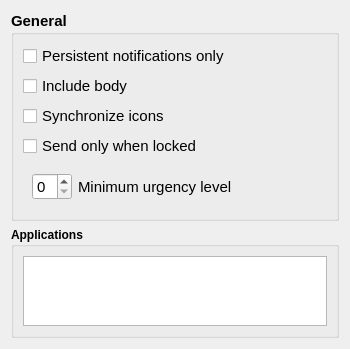
<?xml version="1.0" encoding="UTF-8"?>
<ui version="4.0">
 <class>SendNotificationsConfigUi</class>
 <widget class="QWidget" name="SendNotificationsConfigUi">
  <property name="windowModality">
   <enum>Qt::WindowModal</enum>
  </property>
  <property name="geometry">
   <rect>
    <x>0</x>
    <y>0</y>
    <width>350</width>
    <height>326</height>
   </rect>
  </property>
  <property name="sizePolicy">
   <sizepolicy hsizetype="MinimumExpanding" vsizetype="Preferred">
    <horstretch>0</horstretch>
    <verstretch>0</verstretch>
   </sizepolicy>
  </property>
  <property name="minimumSize">
   <size>
    <width>350</width>
    <height>0</height>
   </size>
  </property>
  <property name="windowTitle">
   <string>Pause music plugin</string>
  </property>
  <layout class="QVBoxLayout" name="verticalLayout">
   <item>
    <widget class="QGroupBox" name="groupBox_2">
     <property name="sizePolicy">
      <sizepolicy hsizetype="Preferred" vsizetype="Fixed">
       <horstretch>0</horstretch>
       <verstretch>0</verstretch>
      </sizepolicy>
     </property>
     <property name="font">
      <font>
       <pointsize>11</pointsize>
       <weight>75</weight>
       <bold>true</bold>
      </font>
     </property>
     <property name="title">
      <string>General</string>
     </property>
     <layout class="QVBoxLayout" name="verticalLayout_2">
      <item>
       <widget class="QCheckBox" name="check_persistent">
        <property name="font">
         <font>
          <weight>50</weight>
          <bold>false</bold>
          <kerning>true</kerning>
         </font>
        </property>
        <property name="toolTip">
         <string>Synchronize only notifications with a timeout value of 0?</string>
        </property>
        <property name="text">
         <string>Persistent notifications only</string>
        </property>
       </widget>
      </item>
      <item>
       <widget class="QCheckBox" name="check_body">
        <property name="font">
         <font>
          <weight>50</weight>
          <bold>false</bold>
         </font>
        </property>
        <property name="toolTip">
         <string>Append the notification body to the summary when synchronizing notifications?</string>
        </property>
        <property name="text">
         <string>Include body</string>
        </property>
       </widget>
      </item>
      <item>
       <widget class="QCheckBox" name="check_icons">
        <property name="font">
         <font>
          <weight>50</weight>
          <bold>false</bold>
         </font>
        </property>
        <property name="toolTip">
         <string>Synchronize icons of notifying applications if possible?</string>
        </property>
        <property name="text">
         <string>Synchronize icons</string>
        </property>
       </widget>
      </item>
      <item>
       <widget class="QCheckBox" name="check_locked">
        <property name="font">
         <font>
          <weight>50</weight>
          <bold>false</bold>
         </font>
        </property>
        <property name="toolTip">
         <string>Send notification only when the station is locked.\</string>
        </property>
        <property name="text">
         <string>Send only when locked</string>
        </property>
       </widget>
      </item>
      <item>
       <widget class="QWidget" name="horizontalWidget" native="true">
        <property name="sizePolicy">
         <sizepolicy hsizetype="Expanding" vsizetype="Expanding">
          <horstretch>0</horstretch>
          <verstretch>0</verstretch>
         </sizepolicy>
        </property>
        <layout class="QHBoxLayout" name="horizontalLayout">
         <item>
          <widget class="QSpinBox" name="spin_urgency">
           <property name="maximumSize">
            <size>
             <width>40</width>
             <height>32</height>
            </size>
           </property>
           <property name="font">
            <font>
             <weight>50</weight>
             <bold>false</bold>
            </font>
           </property>
           <property name="toolTip">
            <string>&lt;html&gt;&lt;head/&gt;&lt;body&gt;&lt;p&gt;Minimum urgency level of the notifications&lt;/p&gt;&lt;/body&gt;&lt;/html&gt;</string>
           </property>
           <property name="maximum">
            <number>2</number>
           </property>
          </widget>
         </item>
         <item>
          <widget class="QLabel" name="label">
           <property name="font">
            <font>
             <weight>50</weight>
             <bold>false</bold>
            </font>
           </property>
           <property name="toolTip">
            <string>Synchronize only notifications with the given urgency level.</string>
           </property>
           <property name="text">
            <string>Minimum urgency level</string>
           </property>
          </widget>
         </item>
        </layout>
       </widget>
      </item>
     </layout>
    </widget>
   </item>
   <item>
    <widget class="QGroupBox" name="groupBox">
     <property name="sizePolicy">
      <sizepolicy hsizetype="MinimumExpanding" vsizetype="Preferred">
       <horstretch>0</horstretch>
       <verstretch>0</verstretch>
      </sizepolicy>
     </property>
     <property name="font">
      <font>
       <weight>75</weight>
       <bold>true</bold>
      </font>
     </property>
     <property name="toolTip">
      <string/>
     </property>
     <property name="title">
      <string>Applications</string>
     </property>
     <layout class="QHBoxLayout" name="horizontalLayout_2">
      <item>
       <widget class="QTableView" name="appList">
        <property name="sizePolicy">
         <sizepolicy hsizetype="MinimumExpanding" vsizetype="Preferred">
          <horstretch>0</horstretch>
          <verstretch>0</verstretch>
         </sizepolicy>
        </property>
        <property name="font">
         <font>
          <weight>50</weight>
          <bold>false</bold>
         </font>
        </property>
        <property name="alternatingRowColors">
         <bool>true</bool>
        </property>
        <property name="showGrid">
         <bool>false</bool>
        </property>
        <property name="gridStyle">
         <enum>Qt::NoPen</enum>
        </property>
        <property name="sortingEnabled">
         <bool>true</bool>
        </property>
        <attribute name="horizontalHeaderVisible">
         <bool>true</bool>
        </attribute>
        <attribute name="horizontalHeaderDefaultSectionSize">
         <number>150</number>
        </attribute>
        <attribute name="horizontalHeaderMinimumSectionSize">
         <number>20</number>
        </attribute>
        <attribute name="horizontalHeaderShowSortIndicator" stdset="0">
         <bool>true</bool>
        </attribute>
        <attribute name="horizontalHeaderStretchLastSection">
         <bool>true</bool>
        </attribute>
        <attribute name="verticalHeaderVisible">
         <bool>false</bool>
        </attribute>
       </widget>
      </item>
     </layout>
    </widget>
   </item>
  </layout>
 </widget>
 <resources/>
 <connections/>
</ui>
